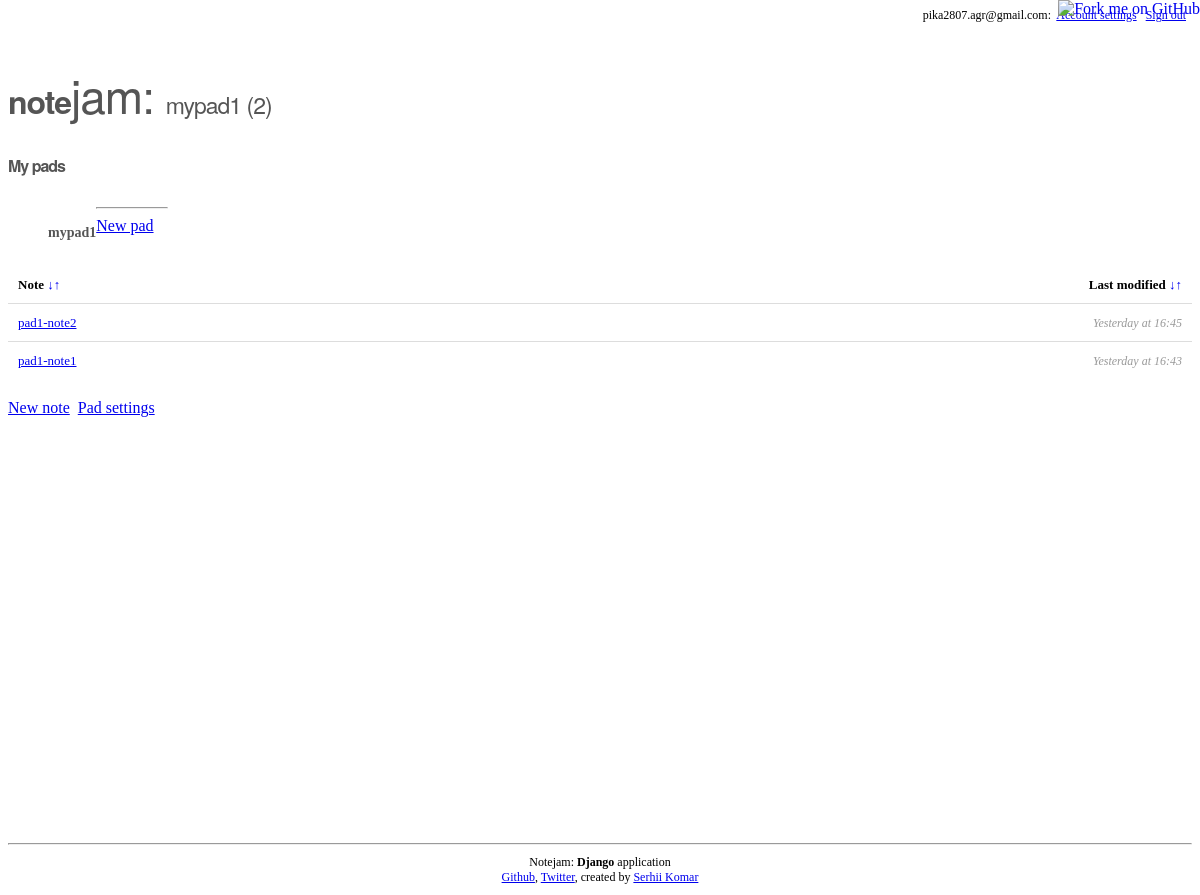
Screenshot of /pads/1/ (signed in) with the database file from the repository.
### pads/models.py (models this page shows, shortened)
class Pad(models.Model):
    name = models.CharField(max_length=100)
    user = models.ForeignKey(User)

### notes/models.py (models this page shows)
class Note(models.Model):
    pad = models.ForeignKey(Pad, null=True, blank=True)
    user = models.ForeignKey(User)
    name = models.CharField(max_length=100)
    text = models.TextField()
    created_at = models.DateTimeField(auto_now_add=True)
    updated_at = models.DateTimeField(auto_now=True)

### pads/views.py (the view)
# urls.py: url(r'^(?P<pk>\d+)/$', login_required(PadNotesListView.as_view()),
class PadNotesListView(ListView):
    model = Note
    context_object_name = 'notes'
    order_by = '-updated_at'
    template_name = 'pads/pad_note_list.html'
    def get_queryset(self):
        order_by = self.request.GET.get('order', self.order_by)
        return self.get_pad().note_set.all().order_by(order_by)
    def get_pad(self):
        return get_object_or_404(
            Pad, pk=int(self.kwargs.get('pk')), user=self.request.user
        )
    def get_context_data(self, **kwargs):
        context = super(PadNotesListView, self).get_context_data(**kwargs)
        context['pad'] = self.get_pad()
        return context

### notes/templatetags/date_tags.py (called while the page is built)
@register.filter
def smart_date(updated_at):
    delta = date.today() - updated_at.date()
    if delta.days == 0:
        return 'Today at {}'.format(updated_at.strftime("%H:%M"))
    elif delta.days == 1:
        return 'Yesterday at {}'.format(updated_at.strftime("%H:%M"))
    elif 1 > delta.days > 4:
        return '{} days ago'.format(abs(delta.days))
    else:
        return updated_at.date()

### pads/templatetags/pad_tags.py (called while the page is built)
    def render(self, context):
        context[self.var_name] = Pad.objects.filter(user=context['user'])
        return ''

### pads/templates/pads/pad_note_list.html (shortened to what this page needs)
{% extends "base.html" %}
{% load date_tags %}
{% block page_title %}<span>{{ pad.name }} ({{ notes.count }})</span>{%endblock%}
{% block content %}
  {% if notes %}
    <table class="notes">
      <tr>
        <th>Note <a href="{% url 'view_pad_notes' pk=pad.id %}?order=name" class="sort_arrow" >&darr;</a><a href="{% url 'view_pad_notes' pk=pad.id %}?order=-name" class="sort_arrow" >&uarr;</a></th>
        <th class="date">Last modified <a href="{% url 'view_pad_notes' pk=pad.id %}?order=updated_at" class="sort_arrow" >&darr;</a><a href="{% url 'view_pad_notes' pk=pad.id %}?order=-updated_at" class="sort_arrow" >&uarr;</a></th>
      </tr>
      {% for note in notes %}
        <tr>
          <td><a href="{% url 'view_note' pk=note.id %}">{{ note.name }}</a></td>
          <td class="hidden-text date">{{ note.updated_at|smart_date }}</td>
        </tr>
      {% endfor %}
    </table>
  {% else %}
    <p class="empty">Create your first note in the pad.</p>
  {% endif %}
  <a href="{% url 'create_note' %}?pad={{ pad.id }}" class="button">New note</a>&nbsp;
  <a href="{% url 'edit_pad' pk=pad.id %}">Pad settings</a>
{% endblock %}

### templates/base.html (shortened to what this page needs)
{% load pad_tags %}
<!DOCTYPE html>
<html lang="en">
<head>
	<link rel="stylesheet" href="http://cdnjs.cloudflare.com/ajax/libs/skeleton/1.2/base.min.css">
	<link rel="stylesheet" href="http://cdnjs.cloudflare.com/ajax/libs/skeleton/1.2/skeleton.min.css">
	<link rel="stylesheet" href="http://cdnjs.cloudflare.com/ajax/libs/skeleton/1.2/layout.css">
	<link rel="stylesheet" href="/static/css/style.css">
</head>
<body>
  <div class="container">
    <div class="sixteen columns">
      <div class="sign-in-out-block">
        {% if request.user.is_authenticated %}
          {{ request.user.email}}:&nbsp; <a href="{% url 'account_settings' %}">Account settings</a>&nbsp;&nbsp;&nbsp;<a href="{% url 'signout' %}">Sign out</a>
        {% else %}
          <a href="{% url 'signup' %}">Sign up</a>&nbsp;&nbsp;&nbsp;<a href="{% url 'signin' %}">Sign in</a>
        {% endif %}
      </div>
    </div>
    <div class="sixteen columns">
      <h1 class="bold-header">
        <a href="{% url 'home' %}" class="header">note<span class="jam">jam: </span></a>
        {% block page_title %}{% endblock %}
      </h1>
    </div>
    {% block pads %}
    <div class="three columns">
      <h4 id="logo">My pads</h4>
      <nav>
        {% get_pads as my_pads %}
        {% if my_pads.count > 0 %}
        <ul>
          {% for pad in my_pads %}
            <li><a href="{% url 'view_pad_notes' pk=pad.id %}">{{ pad.name }}</a></li>
          {% endfor %}
        </ul>
        {% else %}
        <p class="empty">No pads</p>
        {% endif %}
        <hr />
        <a href="{% url 'create_pad' %}">New pad</a>
      </nav>
    </div>
    {% endblock %}
    <div class="{% block content_class %}thirteen columns content-area{% endblock %}">
      {% block content %}
      {% endblock %}
    </div>
    <hr class="footer" />
    <div class="footer">
      <div>Notejam: <strong>Django</strong> application</div>
      <div><a href="https://github.com/komarserjio/notejam">Github</a>, <a href="https://twitter.com/komarserjio">Twitter</a>, created by <a href="https://github.com/komarserjio/">Serhii Komar</a></div>
    </div>
  </div>
  <a href="https://github.com/komarserjio/notejam"><img style="position: absolute; top: 0; right: 0; border: 0;" src="https://s3.amazonaws.com/github/ribbons/forkme_right_gray_6d6d6d.png" alt="Fork me on GitHub"></a>
</body>
</html>

### static_files/css/style.css (style rules this page uses)
div.container { padding-top: 40px; }
nav { width: 160px; }
#logo, .bold-header { margin-bottom: 30px; font-family: "Helvetica Neue", Helvetica, Arial, sans-serif; letter-spacing: -1px; color: #555; font-weight: bold; }
.bold-header span { font-weight: normal; font-size: 23px; }
.bold-header a.header { text-decoration: none; color: inherit; }
.bold-header span.jam { font-size: 46px; line-height: 50px; }
nav ul { float: left; }
nav ul li { display: block; margin-bottom: 10px; }
nav ul li a, nav ul li a:visited, nav ul li a:active { font-size: 14px; color: #555; text-decoration: none; font-weight: bold; }
img { max-width: 100%; height: auto; }
table { width: 100%; border-collapse: collapse; }
table th, table td { padding: 10px 10px 9px; font-size: 13px; line-height: 18px; text-align: left; }
table td { vertical-align: top; border-top: solid 1px #ddd; }
table th { padding-top: 9px; font-weight: bold; vertical-align: middle; }
.hidden-text { font-size: 12px; color: #999; }
td.date, th.date { text-align: right; }
td.date { font-style: italic; }
div.content-area { min-height: 600px; }
hr.footer { margin-bottom: 10px; }
div.footer { margin-bottom: 10px; text-align: center; font-size: 12px; }
.sort_arrow { text-decoration: none; }
div.sign-in-out-block { position: absolute; right: 14px; top: 8px; font-size: 12px; }
table.notes { margin: 0 0 20px 0; }

### rows the page displays
Pad: name "mypad1"
Note: name "pad1-note2", updated_at|smart_date "Yesterday at 16:45"
Note: name "pad1-note1", updated_at|smart_date "Yesterday at 16:43"

### other values shown
{{ request.user.email }} "pika2807.agr@gmail.com"
{{ notes.count }} "2"
